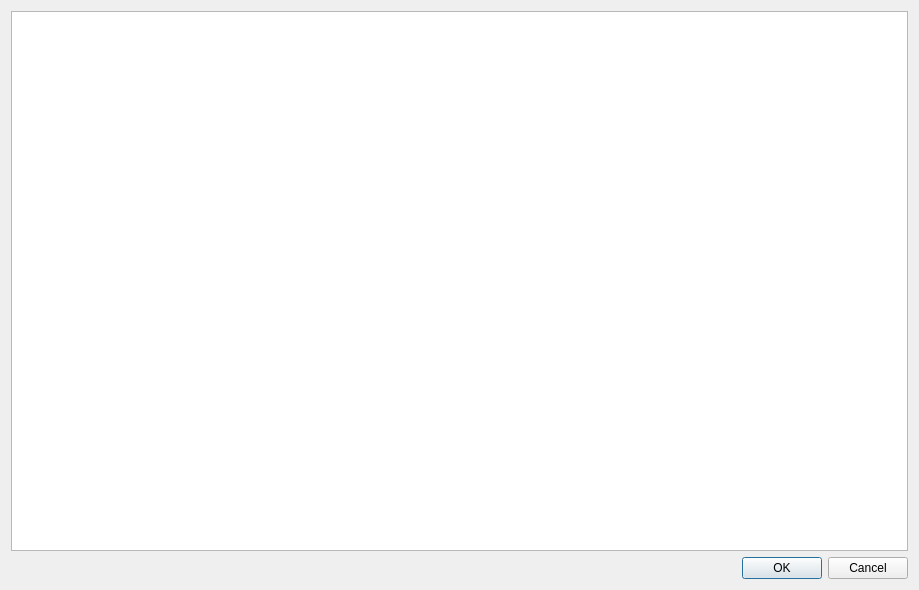
<?xml version="1.0" encoding="UTF-8"?>
<ui version="4.0">
 <class>DialogSpaceGroup</class>
 <widget class="QDialog" name="DialogSpaceGroup">
  <property name="geometry">
   <rect>
    <x>0</x>
    <y>0</y>
    <width>919</width>
    <height>590</height>
   </rect>
  </property>
  <property name="windowTitle">
   <string>Compatible Space Groups</string>
  </property>
  <property name="modal">
   <bool>false</bool>
  </property>
  <layout class="QGridLayout" name="gridLayout">
   <item row="0" column="0">
    <widget class="QTableView" name="tableView"/>
   </item>
   <item row="1" column="0">
    <widget class="QDialogButtonBox" name="cancelOK">
     <property name="standardButtons">
      <set>QDialogButtonBox::Cancel|QDialogButtonBox::Ok</set>
     </property>
    </widget>
   </item>
  </layout>
 </widget>
 <resources/>
 <connections/>
</ui>
